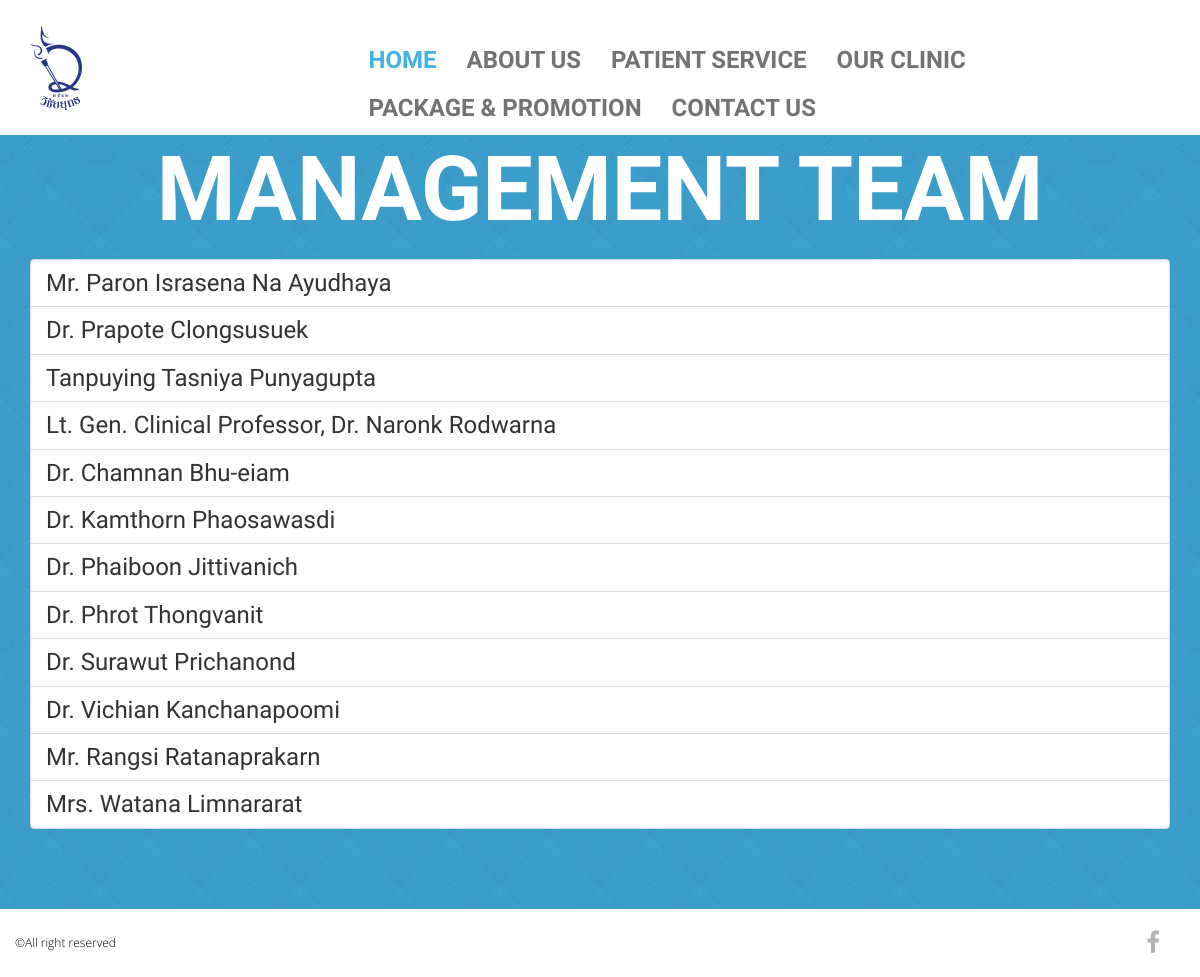
The page /managementteam.php on the database its author committed.
### tables this page shows
CREATE TABLE `management_team` (
  `ID` int(11) NOT NULL AUTO_INCREMENT,
  `name` text NOT NULL,
  `position` varchar(500) DEFAULT NULL,
  `education` text,
  `experiences` text,
  `award` text,
  `path_img` text,
  `is_doctor` tinyint(1) NOT NULL,
  `specialty` text NOT NULL,
  `language_spoken` text NOT NULL,
  `medical_school` text NOT NULL,
  `residencies` text NOT NULL,
  `fellowship` text NOT NULL,
  `certificate` text NOT NULL,
  `create_date` datetime NOT NULL,
  `update_date` timestamp NOT NULL DEFAULT CURRENT_TIMESTAMP ON UPDATE CURRENT_TIMESTAMP,
  PRIMARY KEY (`ID`)
);

### managementteam.php (the view, shortened to what this page needs)
<?php
require_once 'config/dbconfig.php';
?>
<!DOCTYPE html>
<html lang="en">
<head>
	<link rel="stylesheet" href="css/font-awesome.min.css">
	<link rel="stylesheet" href="css/bootstrap.min.css">
	<link rel="stylesheet" href="css/style.css">
  </head>
  <body>
	<header class="top-header">
		<div class="container">
			<div class="row">
				<div class="col-xs-6 col-md-3 header-logo">
					<br>
					<a href="index.php"><img src="images/logosmall_vichaiyut_hospital.png" alt="" class="img-responsive logo"></a>
				</div>
				<div class="col-xs-6 col-md-9">
					<nav class="navbar navbar-default">
						<div class="container-fluid nav-bar">
							<div class="collapse navbar-collapse" id="bs-example-navbar-collapse-1">
								<ul class="nav navbar-nav navbar-right">
									<li><a class="menu active" href="index.php#home" >Home</a></li>
									<li><a class="menu" href="index.php#about">About Us</a></li>
									<li><a class="menu" href="index.php#service">Patient Service</a></li>
									<li><a class="menu" href="index.php#team">Our Clinic</a></li>
									<li><a class="menu" href="index.php#package">Package & Promotion</a></li>
									<li><a class="menu" href="index.php#contact"> contact us</a></li>
								</ul>
							</div>
						</div>
					</nav>
				</div>
			</div>
		</div>
	</header>
	<section class="team bg-pattern-blue" id="team">
		<div class="container">
			<div class="row">
				<div class="team-heading text-center">
					<h2 style="margin-top:140px;">Management Team</h2>
				</div>
				<div class="container">
					<div class="list-group">
						<?php
							try
                            {
                                $stmt = $db_con->prepare("SELECT * FROM management_team ORDER BY ID");
                                $stmt->execute();
                                $row = $stmt->fetchAll();
                                foreach ($row as $result) {
						?>
						<a href="#" class="list-group-item" data-toggle="collapse" data-target="#m<?= $result["ID"]?>">
							<h4 class="list-group-item-heading"><?= $result["name"]?></h4>
						</a>
						<?php
							}
                            }
                            catch(PDOException $e){
                                echo $e->getMessage();
                            }
						?>
					</div>
				</div>
			</div>
		</div>
	</section>
	<footer class="footer clearfix">
		<div class="container">
			<div class="row">
				<div class="col-xs-6 footer-para">
					<p>&copy;All right reserved</p>
				</div>
				<div class="col-xs-6 text-right">
					<a href="https://www.facebook.com/vichaiyutpage"><i class="fa fa-facebook"></i></a>
				</div>
			</div>
		</div>
	</footer>
</body>
</html>

### css/style.css (style rules this page uses)
body { margin: 0; padding: 0; font-family: 'BenchNine', sans-serif; }
li { list-style: none; }
a:hover, a:visited, a { text-decoration: none; }
h1, h2 { text-transform: uppercase; font-weight: bold; }
.top-header { background: #fff !important; position: fixed; width: 100%; z-index: 99999; }
.top-header img.logo { margin-bottom: 25px; margin-top: 0; transition:all .5s ease 0s; -webkit-transition:all .5s ease 0s; -moz-transition:all .5s ease 0s; -o-transition:all .5s ease 0s; -ms-transition:all .5s ease 0s; }
.navbar-default { background-color: transparent; border-color: transparent; margin-bottom: 0; margin-top: 8px; transition:all .5s ease 0s; -webkit-transition:all .5s ease 0s; -moz-transition:all .5s ease 0s; -o-transition:all .5s ease 0s; -ms-transition:all .5s ease 0s; }
.nav-bar { margin-top: 27px; }
ul.nav { margin: 0; padding: 0; }
.navbar-default .navbar-nav>li>a { font-size: 24px; color: #737373; text-transform: uppercase; transition: all .7s ease 0s; -webkit-transition: all .7s ease 0s; -moz-transition: all .7s ease 0s; -o-transition: all .7s ease 0s; -ms-transition: all .7s ease 0s; padding: 14px 15px; font-weight: bold; }
li a.active { color: #42b3e5 !important; }
.team { padding-bottom: 60px; }
.team h2 { font-size: 90px; color: #42b3e5; margin-top: 50px; margin-bottom: 0; }
.team h4 { font-size: 24px; color: #737373; margin-top: 0; margin-bottom: 25px; }
.footer-para { margin: 0; padding: 0; }
.footer p { font-size: 12px; color: #000; font-family: 'Open Sans', sans-serif; font-weight: 300; margin: 0; padding: 25px 0; }
.footer a i.fa { font-size: 24px; color: #b1b1b1; padding: 22px 10px; }
html, body, .carousel, .carousel-inner, .carousel-inner .item { height: 100%; }
body { font-size:18px; }
ul { padding-left:0px; }
.list-group h4 { margin-bottom: 0px; }
.team-heading { overflow: hidden; margin-bottom: 20px; }
.bg-pattern-blue { background: url(../img/pattern.jpg); background-repeat: repeat-y; }
.bg-pattern-blue .team-heading h2, .bg-pattern-blue .team-heading h3 { color: #fff; }

### managementteam.php (style rules this page uses)
.header-logo { margin: 0px; }

### rows shown on the page
management_team: name "Mr. Paron Israsena Na Ayudhaya"
management_team: name "Dr. Prapote Clongsusuek"
management_team: name "Tanpuying Tasniya Punyagupta"
management_team: name "Lt. Gen. Clinical Professor, Dr. Naronk Rodwarna"
management_team: name "Dr. Chamnan Bhu-eiam"
management_team: name "Dr. Kamthorn Phaosawasdi"
management_team: name "Dr. Phaiboon Jittivanich"
management_team: name "Dr. Phrot Thongvanit"
management_team: name "Dr. Surawut Prichanond"
management_team: name "Dr. Vichian Kanchanapoomi"
management_team: name "Mr. Rangsi Ratanaprakarn"
management_team: name "Mrs. Watana Limnararat"
